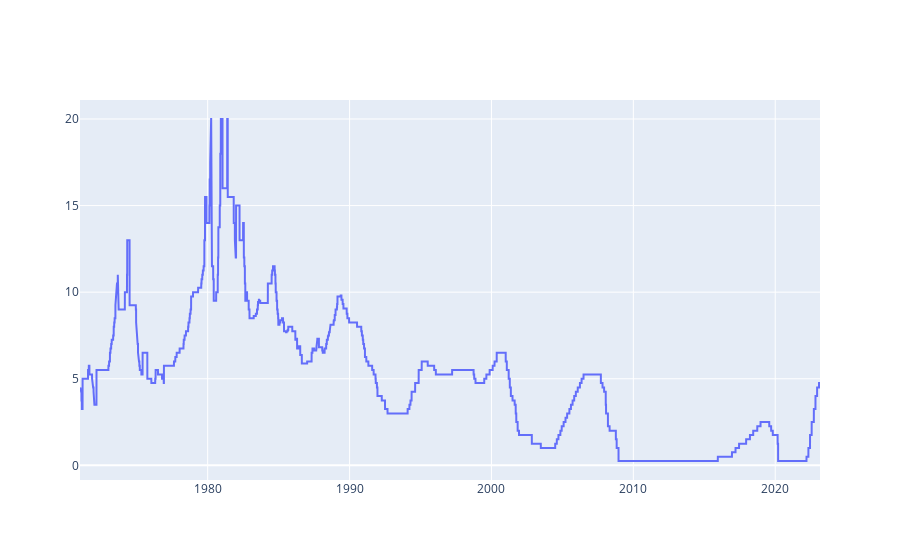

Source (notebook cell):
### Code cell
# show the development of Target Rate in detail
fig = make_subplots()
fig.add_trace(go.Scatter(x=df['Date'].values, y=df['FF_Rate'].values, name='FF Rate'))

### Figure 1 — Plotly figure (JSON) as saved in the notebook; plotly's stock layout.template omitted (floating-point values rounded to 4 significant figures; data arrays with more than 128 entries replaced by an {"elided": "..."} marker saying what was removed)
{"data": [{"name": "FF Rate", "type": "scatter", "x": {"elided": "19051 str values"}, "y": {"elided": "19051 float values"}}], "layout": {"xaxis": {"anchor": "y", "domain": [0, 1]}, "yaxis": {"anchor": "x", "domain": [0, 1]}}}
